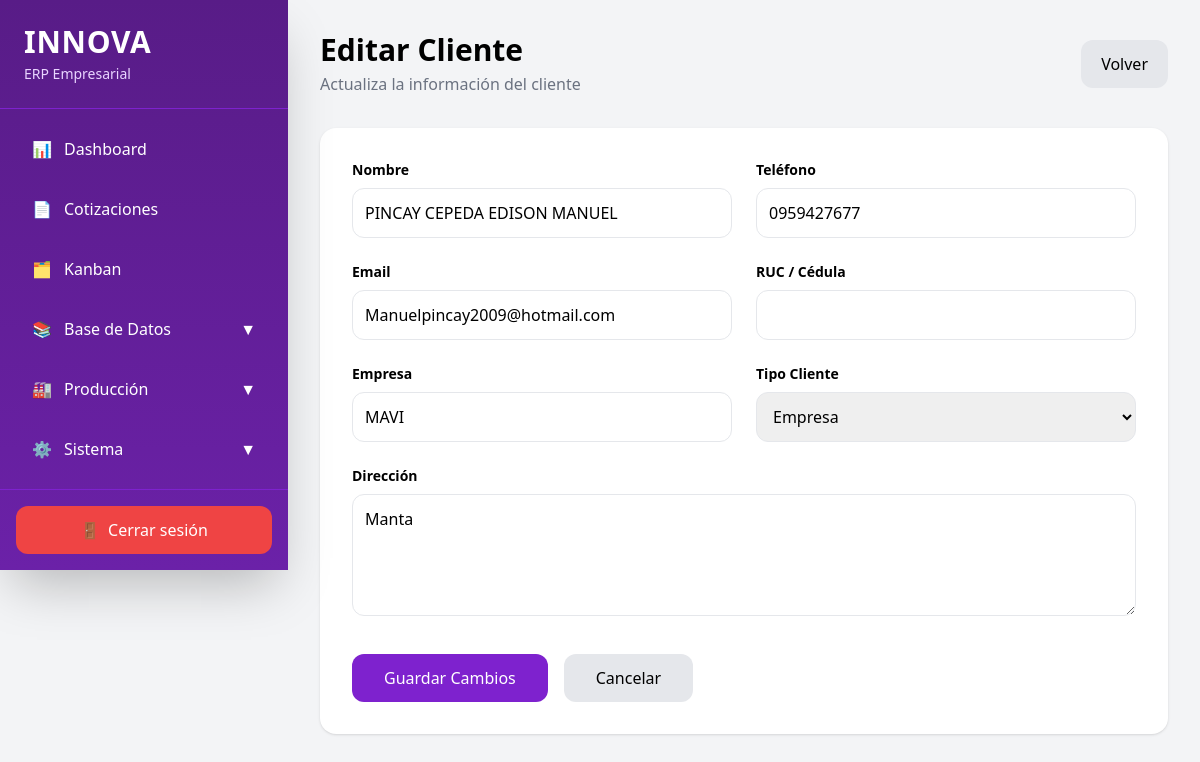
The page /clients/1/edit on the database as committed earlier.
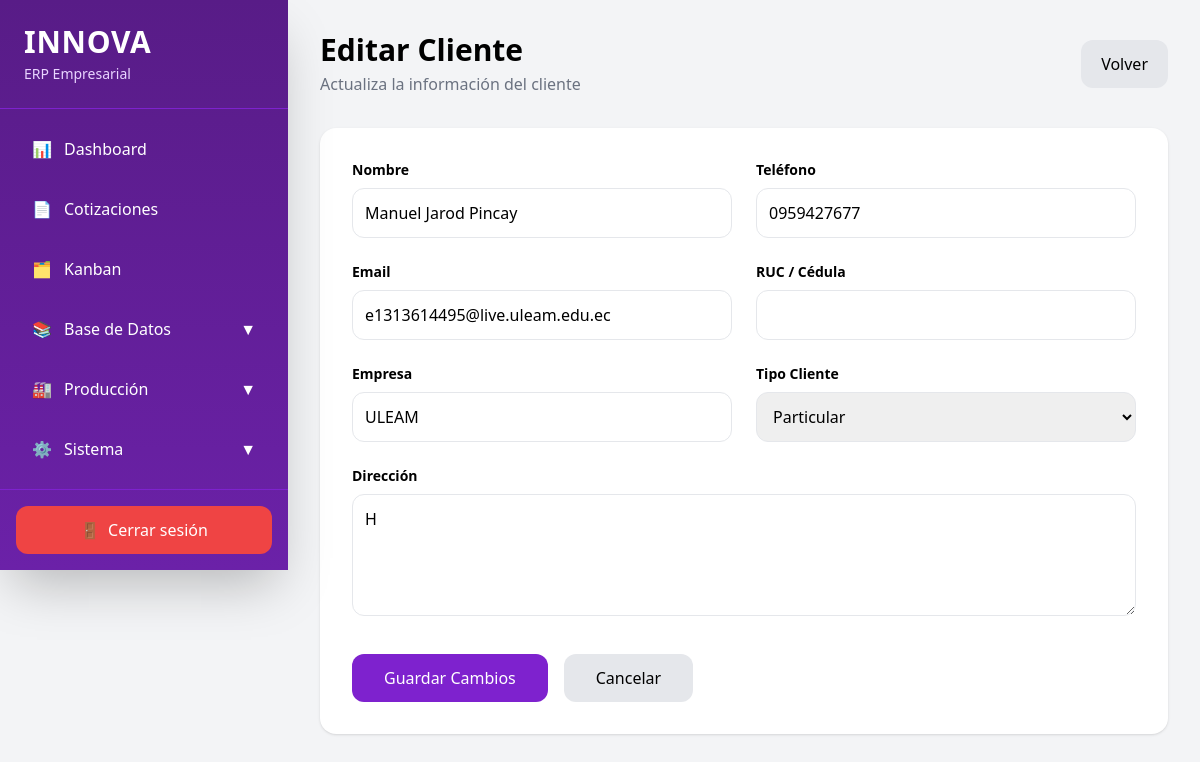
The same page on the database as committed later.
### app/models/client.py (models this page shows)
class Client(Base):
    __tablename__ = "clients"
    id = Column(Integer, primary_key=True, index=True)
    name = Column(String)
    company = Column(String)
    ruc_ci = Column(String)
    phone = Column(String)
    email = Column(String)
    address = Column(Text)
    client_type = Column(String)
    observations = Column(Text)

### app/routes/clients.py (the view)
@router.get(
    "/{client_id}/edit",
    response_class=HTMLResponse
)
async def edit_client_page(
    client_id: int,
    request: Request,
    db: Session = Depends(get_db)
):
    client = db.query(
        Client
    ).filter(
        Client.id == client_id
    ).first()
    if not client:
        return RedirectResponse(
            url="/clients",
            status_code=302
        )
    return templates.TemplateResponse(
        request=request,
        name="client_edit.html",
        context={
            "client": client
        }
    )

### app/templates/client_edit.html (shortened to what the changed rows need)
{% extends 'base.html' %}
{% block content %}
<div class="max-w-4xl mx-auto">
    <div class="flex justify-between items-center mb-8">
        <div>
            <h1 class="text-2xl md:text-3xl font-bold">
                Editar Cliente
            </h1>
        </div>
    </div>
    <form
        action="/clients/{{ client.id }}/edit"
        method="POST"
        class="bg-white rounded-2xl shadow p-8"
    >
        <div class="grid grid-cols-1 md:grid-cols-2 gap-6">
            <div>
                <label class="block text-sm font-semibold mb-2">
                    Nombre
                </label>
                <input
                    type="text"
                    name="name"
                    value="{{ client.name }}"
                    class="w-full border rounded-xl p-3"
                    required
                >
            </div>
            <div>
                <label class="block text-sm font-semibold mb-2">
                    Teléfono
                </label>
                <input
                    type="text"
                    name="phone"
                    value="{{ client.phone }}"
                    class="w-full border rounded-xl p-3"
                >
            </div>
            <div>
                <label class="block text-sm font-semibold mb-2">
                    Email
                </label>
                <input
                    type="email"
                    name="email"
                    value="{{ client.email }}"
                    class="w-full border rounded-xl p-3"
                >
            </div>
            <div>
                <label class="block text-sm font-semibold mb-2">
                    Empresa
                </label>
                <input
                    type="text"
                    name="company"
                    value="{{ client.company }}"
                    class="w-full border rounded-xl p-3"
                >
            </div>
            <div>
                <label class="block text-sm font-semibold mb-2">
                    Tipo Cliente
                </label>
                <select
                    name="client_type"
                    class="w-full border rounded-xl p-3"
                >
                    <option
                        value="particular"
                    >
                        Particular
                    </option>
                    <option
                        value="empresa"
                        {% if client.client_type == "empresa" %}
                        selected
                        {% endif %}
                    >
                        Empresa
                    </option>
                </select>
            </div>
        </div>
        <div class="mt-6">
            <label class="block text-sm font-semibold mb-2">
                Dirección
            </label>
            <textarea
                name="address"
                rows="4"
                class="w-full border rounded-xl p-3"
            >{{ client.address }}</textarea>
        </div>
    </form>
</div>
{% endblock %}

Rows that differ between the two databases and show on the page:
changed Client: name "PINCAY CEPEDA EDISON MANUEL" → "Manuel Jarod Pincay"; email "Manuelpincay2009@hotmail.com" → "e1313614495@live.uleam.edu.ec"; company "MAVI" → "ULEAM"; address "Manta" → "H"; client_type "Empresa" → (not shown)
Other text that changed with them:
form field client_type: (not shown) → "Particular"
